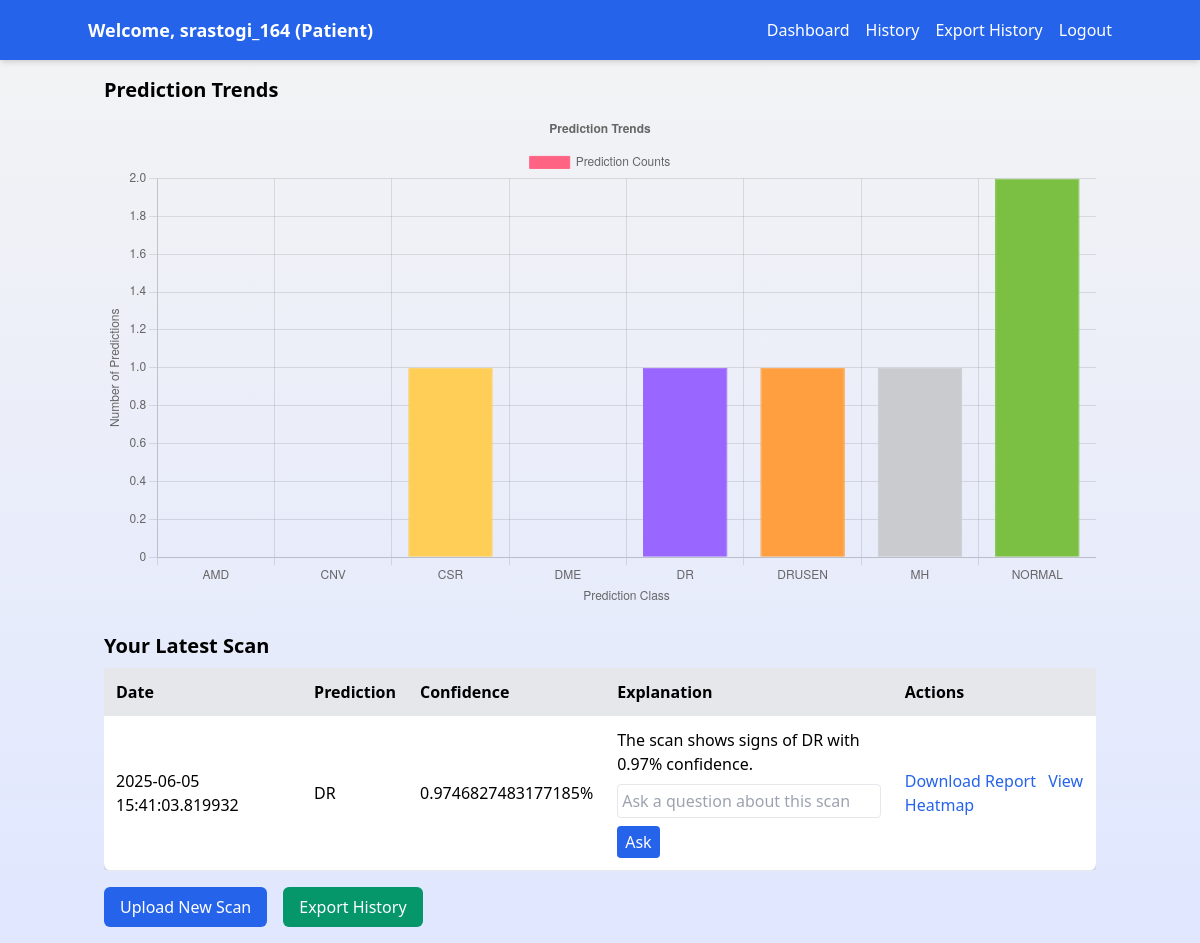
The app's page /dashboard (signed in) with its own data.
### app/models.py (models this page shows)
class User(db.Model):
    id = db.Column(db.Integer, primary_key=True)
    username = db.Column(db.String(80), unique=True, nullable=False)
    password = db.Column(db.String(120), nullable=False)
    role = db.Column(db.String(20), default='patient')

class Scan(db.Model):
    id = db.Column(db.Integer, primary_key=True)
    user_id = db.Column(db.Integer, db.ForeignKey('user.id'), nullable=False)
    image_path = db.Column(db.String(120), nullable=False)
    prediction = db.Column(db.String(50), nullable=False)
    confidence = db.Column(db.Float, nullable=False)
    date = db.Column(db.DateTime, default=datetime.utcnow)
    explanation = db.Column(db.Text, nullable=True)

### app/routes.py (the view)
    @app.route('/dashboard')
    def dashboard():
        if 'user_id' not in session:
            return redirect(url_for('login'))
        user = User.query.get(session['user_id'])
        scans = Scan.query.filter_by(user_id=user.id).order_by(Scan.date.desc()).all()
        valid_classes = ['AMD', 'CNV', 'CSR', 'DME', 'DR', 'DRUSEN', 'MH', 'NORMAL']
        prediction_counts = {cls: 0 for cls in valid_classes}
        for scan in scans:
            if scan.prediction in valid_classes:
                prediction_counts[scan.prediction] += 1
        print("Server-side Prediction Counts:", prediction_counts)  # Debug
        return render_template('dashboard.html', user=user, scans=scans, prediction_counts=prediction_counts)

### templates/dashboard.html (shortened to what this page needs)
{% extends "base.html" %}
{% block content %}
<h3 class="text-xl font-semibold mb-2">Prediction Trends</h3>
<canvas id="predictionChart" class="mb-6"></canvas>
<script>
    // Parse prediction counts from JSON
    const rawPredictionCounts = JSON.parse('{{ prediction_counts | tojson }}');
    console.log('Raw Prediction Counts:', rawPredictionCounts);
    // Sanitize data
    const validClasses = ['AMD', 'CNV', 'CSR', 'DME', 'DR', 'DRUSEN', 'MH', 'NORMAL'];
    const dataValues = validClasses.map(cls => Number(rawPredictionCounts[cls]) || 0);
    console.log('Data Values:', dataValues);
    const ctx = document.getElementById('predictionChart').getContext('2d');
    new Chart(ctx, {
        type: 'bar',
        data: {
            labels: validClasses,
            datasets: [{
                label: 'Prediction Counts',
                data: dataValues,
                backgroundColor: [
                    '#FF6384', '#36A2EB', '#FFCE56', '#4BC0C0',
                    '#9966FF', '#FF9F40', '#C9CBCF', '#7BC043'
                ],
                borderColor: [
                    '#FF6384', '#36A2EB', '#FFCE56', '#4BC0C0',
                    '#9966FF', '#FF9F40', '#C9CBCF', '#7BC043'
                ],
                borderWidth: 1
            }]
        },
        options: {
            scales: {
                y: { beginAtZero: true, title: { display: true, text: 'Number of Predictions' } },
                x: { title: { display: true, text: 'Prediction Class' } }
            },
            plugins: { title: { display: true, text: 'Prediction Trends' } }
        }
    });
</script>
<h3 class="text-xl font-semibold mb-2">Your Latest Scan</h3>
<div class="overflow-x-auto">
    <table class="w-full bg-white shadow-md rounded-lg">
        <thead class="bg-gray-200">
            <tr>
                <th class="p-3 text-left">Date</th>
                <th class="p-3 text-left">Prediction</th>
                <th class="p-3 text-left">Confidence</th>
                <th class="p-3 text-left">Explanation</th>
                <th class="p-3 text-left">Actions</th>
            </tr>
        </thead>
        <tbody>
            {% if scans %}
            {% set latest_scan = scans[0] %}
            <tr class="border-b">
                <td class="p-3">{{ latest_scan.date }}</td>
                <td class="p-3">{{ latest_scan.prediction }}</td>
                <td class="p-3">{{ latest_scan.confidence }}%</td>
                <td class="p-3">
                    <div class="whitespace-pre-wrap">{{ latest_scan.explanation | safe }}</div>
                    <form action="{{ url_for('ask_question', scan_id=latest_scan.id) }}" method="POST" class="mt-2">
                        <input type="text" name="question" placeholder="Ask a question about this scan" class="border rounded p-1 w-full" required>
                        <button type="submit" class="mt-2 bg-blue-600 text-white px-2 py-1 rounded hover:bg-blue-700">Ask</button>
                    </form>
                </td>
                <td class="p-3">
                    <a href="{{ url_for('download_report', scan_id=latest_scan.id) }}" class="text-blue-600 hover:underline">Download Report</a>
                    <a href="{{ url_for('generate_heatmap_route', scan_id=latest_scan.id) }}" class="text-blue-600 hover:underline ml-2">View Heatmap</a>
                </td>
            </tr>
            {% else %}
            <tr>
                <td colspan="5" class="p-3 text-center">No scans available. Upload a new scan to get started!</td>
            </tr>
            {% endif %}
        </tbody>
    </table>
</div>
<div class="mt-4 flex space-x-4">
    <a href="{{ url_for('upload') }}" class="bg-blue-600 text-white px-4 py-2 rounded-md hover:bg-blue-700">Upload New Scan</a>
    <a href="{{ url_for('export_history') }}" class="bg-green-600 text-white px-4 py-2 rounded-md hover:bg-green-700">Export History</a>
</div>
{% endblock %}

### templates/base.html (shortened to what this page needs)
<!DOCTYPE html>
<html lang="en">
<head>
    <link href="https://cdn.jsdelivr.net/npm/tailwindcss@2.2.19/dist/tailwind.min.css" rel="stylesheet">
    <link rel="stylesheet" href="{{ url_for('static', filename='css/styles.css') }}">
</head>
<body class="bg-gray-100 font-sans">
    <nav class="bg-blue-600 text-white p-4 shadow-md">
        <div class="container mx-auto flex justify-between items-center">
            <div class="text-lg font-semibold">
                {% if session.user_id %}
                {% set user = user %}
                Welcome, {{ user.username }} ({{ user.role | capitalize }})
                {% endif %}
            </div>
            {% if session.user_id %}
            <ul class="flex space-x-4">
                <li><a href="{{ url_for('dashboard') }}" class="hover:text-blue-200">Dashboard</a></li>
                <li><a href="{{ url_for('history') }}" class="hover:text-blue-200">History</a></li>
                <li><a href="{{ url_for('export_history') }}" class="hover:text-blue-200">Export History</a></li>
                <li><a href="{{ url_for('logout') }}" class="hover:text-blue-200">Logout</a></li>
            </ul>
            {% endif %}
        </div>
    </nav>
    <div class="container mx-auto p-4">
        {% block content %}{% endblock %}
    </div>
</body>
</html>

### static/css/styles.css (style rules this page uses)
body { background: linear-gradient(to bottom, #f4f4f4, #e0e7ff); }
nav { transition: all 0.3s ease; }
nav ul li a { transition: color 0.2s ease; }
table { overflow-x: auto; }

### records on screen
User: username "srastogi_164", role "Patient"
Scan: date "2025-06-05 15:41:03.819932", prediction "DR", confidence "0.9746827483177185", explanation "The scan shows signs of DR with 0.97% confidence."

### other values on screen
chart data {{ prediction_counts | tojson }} {"AMD": 0, "CNV": 0, "CSR": 1, "DME": 0, "DR": 1, "DRUSEN": 1, "MH": 1, "NORMAL": 2}
